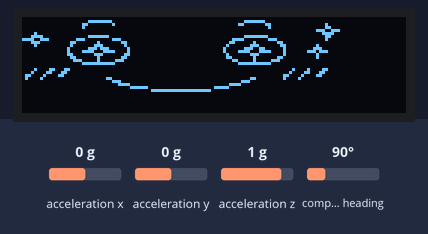
A sketch run on a simulated Arduino Leonardo, built with avr-gcc and run on an emulated ATmega32U4. On the bench: 128×32 one-colour display. The test bench sets the inputs (shaded band); at power-on: compass heading 90°, acceleration x 0 g, acceleration y 0 g, acceleration z 1 g. What the sketch prints to the serial monitor is not drawn.

Above: at 2.2 s.
2.3 s: compass heading set to 97°
4.1 s: compass heading set to 105°
Timing chart, 0 to 7.1 s (numbered marks = the images above; inputs shaded):
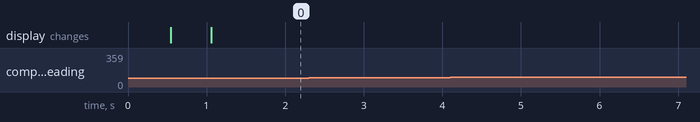

Measured:
- after the input at 2.3 s, every drawn part: stays the same
- after the input at 4.1 s, every drawn part: stays the same

The sketch:

physical_computing_vegetable_bank.ino
```cpp
//--------------coding by NUO LIU(NL)&& YIHAN WANG(YH W)------------------
//--------------Code integration by NL------------------
//--------------bno055 by NL------------------
#include <Wire.h>
#include <Adafruit_Sensor.h>
#include <Adafruit_BNO055.h>
#include <utility/imumaths.h>
//----------------R by YH W-----------------------
int val=0;
//----------------oled by YH W-----------------------
#include <SPI.h>
#include <Wire.h>
#include <Adafruit_GFX.h>
#include <Adafruit_SSD1306.h>

#define SCREEN_WIDTH 128 // OLED display width, in pixels
#define SCREEN_HEIGHT 32 // OLED display height, in pixels

#define OLED_RESET     -1 // Reset pin # (or -1 if sharing Arduino reset pin)
#define SCREEN_ADDRESS 0x3C ///< See datasheet for Address; 0x3D for 128x64, 0x3C for 128x32
Adafruit_SSD1306 display(SCREEN_WIDTH, SCREEN_HEIGHT, &Wire, OLED_RESET);
//-----------------bno055 by NL-------------------
int headingVel = 0;
uint16_t BNO055_SAMPLERATE_DELAY_MS = 10; //how often to read data from the board
uint16_t PRINT_DELAY_MS = 500; // how often to print the data
uint16_t printCount = 0; //counter to avoid printing every 10MS sample

//velocity = accel*dt (dt in seconds)
//position = 0.5*accel*dt^2
double ACCEL_VEL_TRANSITION =  (double)(BNO055_SAMPLERATE_DELAY_MS) / 1000.0;
double ACCEL_POS_TRANSITION = 0.5 * ACCEL_VEL_TRANSITION * ACCEL_VEL_TRANSITION;
double DEG_2_RAD = 0.01745329251; //trig functions require radians, BNO055 outputs degrees


/* Set the delay between fresh samples */
#define BNO055_SAMPLERATE_DELAY_MS (100)

// Check I2C device address and correct line below (by default address is 0x29 or 0x28)
//                                   id, address
Adafruit_BNO055 bno = Adafruit_BNO055(55, 0x28);

//----------------oled by YH W-----------------------
static const unsigned char PROGMEM happy[] =
{
0x00,0x00,0x00,0x00,0x00,0x00,0x00,0x00,0x00,0x00,0x00,0x00,0x00,0x00,0x00,0x00,
0x00,0x00,0x03,0xFC,0x00,0x00,0x00,0x00,0x00,0x3F,0x80,0x00,0x00,0x00,0x00,0x00,
0x00,0x00,0x0C,0x02,0x00,0x00,0x00,0x00,0x00,0xC0,0x60,0x00,0x04,0x00,0x00,0x00,
0x00,0x00,0x08,0x00,0x00,0x00,0x00,0x00,0x00,0x00,0x20,0x00,0x06,0x00,0x00,0x00,
0x00,0x00,0x00,0x00,0x00,0x00,0x00,0x00,0x00,0x00,0x00,0x00,0x39,0xC0,0x00,0x00,
0x08,0x00,0x00,0x00,0x00,0x00,0x00,0x00,0x00,0x00,0x00,0x00,0x0F,0x00,0x00,0x00,
0x1E,0x00,0x03,0xF8,0x00,0x00,0x00,0x00,0x00,0x3F,0xC0,0x00,0x06,0x00,0x00,0x00,
0xF3,0x80,0x38,0x03,0x80,0x00,0x00,0x00,0x03,0xC0,0x38,0x00,0x04,0x00,0x00,0x00,
0x1C,0x00,0xC0,0x40,0x60,0x00,0x00,0x00,0x06,0x04,0x06,0x00,0x00,0x00,0x00,0x00,
0x08,0x00,0x80,0xE0,0x20,0x00,0x00,0x00,0x08,0x0E,0x03,0x00,0x20,0x00,0x00,0x00,
0x00,0x01,0x03,0xB8,0x10,0x00,0x00,0x00,0x10,0x39,0x81,0x00,0x70,0x00,0x00,0x00,
0x00,0x01,0x0F,0x1E,0x10,0x00,0x00,0x00,0x10,0xF1,0xE1,0x01,0xDC,0x00,0x00,0x00,
0x00,0x01,0x80,0xE0,0x30,0x00,0x00,0x00,0x08,0x0E,0x01,0x00,0x20,0x00,0x00,0x00,
0x00,0x00,0xC0,0x40,0x60,0x00,0x00,0x00,0x0C,0x04,0x06,0x00,0x20,0x00,0x00,0x00,
0x00,0x00,0x70,0x41,0xC0,0x00,0x00,0x00,0x03,0x04,0x1C,0x00,0x00,0x00,0x00,0x00,
0x00,0x00,0x0F,0xFE,0x00,0x00,0x00,0x00,0x00,0xFF,0xE0,0x00,0x00,0x00,0x00,0x00,
0x00,0x00,0x00,0x00,0x00,0x00,0x00,0x00,0x00,0x00,0x00,0x00,0x00,0x00,0x00,0x00,
0x08,0x63,0x00,0x00,0x00,0x00,0x00,0x00,0x00,0x00,0x00,0x21,0x0C,0x00,0x00,0x00,
0x10,0xC6,0x00,0x00,0x00,0x00,0x00,0x00,0x00,0x00,0x00,0x43,0x18,0x00,0x00,0x00,
0x61,0x0C,0x00,0x00,0x00,0x00,0x00,0x00,0x00,0x00,0x01,0x84,0x30,0x00,0x00,0x00,
0x42,0x00,0x00,0x0C,0x00,0x00,0x00,0x00,0x00,0x0C,0x01,0x08,0x00,0x00,0x00,0x00,
0x00,0x00,0x00,0x03,0x80,0x00,0x00,0x00,0x00,0x70,0x00,0x00,0x00,0x00,0x00,0x00,
0x00,0x00,0x00,0x00,0xF0,0x00,0x00,0x00,0x07,0x80,0x00,0x00,0x00,0x00,0x00,0x00,
0x00,0x00,0x00,0x00,0x0F,0xC0,0x00,0x00,0xF8,0x00,0x00,0x00,0x00,0x00,0x00,0x00,
0x00,0x00,0x00,0x00,0x00,0x1F,0xFF,0xFE,0x00,0x00,0x00,0x00,0x00,0x00,0x00,0x00,
0x00,0x00,0x00,0x00,0x00,0x00,0x00,0x00,0x00,0x00,0x00,0x00,0x00,0x00,0x00,0x00,
0x00,0x00,0x00,0x00,0x00,0x00,0x00,0x00,0x00,0x00,0x00,0x00,0x00,0x00,0x00,0x00,
0x00,0x00,0x00,0x00,0x00,0x00,0x00,0x00,0x00,0x00,0x00,0x00,0x00,0x00,0x00,0x00,
0x00,0x00,0x00,0x00,0x00,0x00,0x00,0x00,0x00,0x00,0x00,0x00,0x00,0x00,0x00,0x00,
0x00,0x00,0x00,0x00,0x00,0x00,0x00,0x00,0x00,0x00,0x00,0x00,0x00,0x00,0x00,0x00,
0x00,0x00,0x00,0x00,0x00,0x00,0x00,0x00,0x00,0x00,0x00,0x00,0x00,0x00,0x00,0x00,
0x00,0x00,0x00,0x00,0x00,0x00,0x00,0x00,0x00,0x00,0x00,0x00,0x00,0x00,0x00,0x00,

};

static const unsigned char PROGMEM crazy[] =
{
0x00,0x00,0x00,0x00,0x00,0x00,0x00,0x00,0x00,0x00,0x00,0x00,0x00,0x00,0x00,0x00,
0x00,0x00,0x07,0xE0,0x00,0x00,0x00,0x00,0x1F,0x00,0x00,0x00,0x00,0x00,0x00,0x00,
0x00,0x07,0xC0,0x00,0x00,0x00,0x00,0x00,0x00,0x1F,0x00,0x00,0x00,0x00,0x00,0x00,
0x00,0xC0,0x00,0x00,0x00,0x00,0x00,0x00,0x00,0x00,0x18,0x00,0x00,0x00,0x00,0x00,
0x00,0x00,0x00,0x00,0x00,0x00,0x00,0x00,0x00,0x00,0x00,0x00,0x00,0x00,0x00,0x00,
0x00,0x00,0x1F,0xE0,0x00,0x00,0x00,0x00,0x3F,0xC0,0x00,0x00,0x00,0x00,0x00,0x00,
0x00,0x00,0xE0,0x1C,0x00,0x00,0x00,0x00,0xE0,0x38,0x00,0x00,0x00,0x00,0x00,0x00,
0x00,0x01,0x80,0x06,0x00,0x00,0x00,0x03,0x00,0x06,0x00,0x00,0x00,0x00,0x00,0x00,
0x00,0x02,0x10,0x21,0x00,0x00,0x00,0x06,0x30,0x62,0x00,0x00,0x00,0x00,0x00,0x00,
0x00,0x02,0x04,0xC1,0x80,0x00,0x00,0x04,0x0D,0x81,0x00,0x00,0x00,0x00,0x00,0x00,
0x1F,0x80,0x03,0x00,0x80,0x00,0x00,0x04,0x07,0x01,0x00,0x00,0x00,0x00,0x00,0x00,
0x44,0x02,0x0C,0xC1,0x00,0x00,0x00,0x04,0x08,0x81,0x03,0xF0,0x00,0x00,0x00,0x00,
0x40,0x03,0x30,0x33,0x00,0x00,0x00,0x02,0x20,0x22,0x00,0xC8,0x00,0x00,0x00,0x00,
0x48,0x01,0x80,0x06,0x00,0x00,0x00,0x03,0x00,0x04,0x00,0x44,0x00,0x00,0x00,0x00,
0x30,0x00,0x70,0x38,0x00,0x00,0x00,0x00,0xE0,0x38,0x00,0x24,0x00,0x00,0x00,0x00,
0x00,0x00,0x0F,0xC0,0x00,0x00,0x00,0x00,0x1F,0xC0,0x00,0x18,0x00,0x00,0x00,0x00,
0x00,0x00,0x00,0x00,0x00,0x00,0x00,0x00,0x00,0x00,0x00,0xC0,0x00,0x00,0x00,0x00,
0x03,0x80,0x00,0x00,0x00,0x00,0x00,0x00,0x00,0x00,0x00,0xA0,0x00,0x00,0x00,0x00,
0x08,0x00,0x00,0x00,0x00,0x00,0x00,0x00,0x00,0x00,0x01,0x10,0x00,0x00,0x00,0x00,
0x08,0x80,0x00,0x00,0x00,0x00,0x00,0x00,0x00,0x00,0x06,0x00,0x00,0x00,0x00,0x00,
0x08,0x60,0x01,0x81,0x60,0x58,0x1E,0x05,0x81,0x80,0x08,0x20,0x00,0x00,0x00,0x00,
0x04,0x20,0x00,0x82,0x20,0x8C,0x23,0x0C,0x41,0x00,0x08,0xC0,0x00,0x00,0x00,0x00,
0x03,0x20,0x00,0x46,0x10,0x84,0x21,0x08,0x42,0x00,0x06,0x00,0x00,0x00,0x00,0x00,
0x00,0x00,0x00,0x44,0x19,0x06,0x40,0x90,0x26,0x00,0x00,0x00,0x00,0x00,0x00,0x00,
0x00,0x00,0x00,0x38,0x0E,0x03,0xC0,0xF0,0x3C,0x00,0x00,0x00,0x00,0x00,0x00,0x00,
0x00,0x00,0x00,0x00,0x00,0x00,0x00,0x00,0x00,0x00,0x00,0x00,0x00,0x00,0x00,0x00,
0x00,0x00,0x00,0x00,0x00,0x00,0x00,0x00,0x00,0x00,0x00,0x00,0x00,0x00,0x00,0x00,
0x00,0x00,0x00,0x00,0x00,0x00,0x00,0x00,0x00,0x00,0x00,0x00,0x00,0x00,0x00,0x00,
0x00,0x00,0x00,0x00,0x00,0x00,0x00,0x00,0x00,0x00,0x00,0x00,0x00,0x00,0x00,0x00,
0x00,0x00,0x00,0x00,0x00,0x00,0x00,0x00,0x00,0x00,0x00,0x00,0x00,0x00,0x00,0x00,
0x00,0x00,0x00,0x00,0x00,0x00,0x00,0x00,0x00,0x00,0x00,0x00,0x00,0x00,0x00,0x00,
0x00,0x00,0x00,0x00,0x00,0x00,0x00,0x00,0x00,0x00,0x00,0x00,0x00,0x00,0x00,0x00,

};

void setup(void)
{
  Serial.begin(9600);
  Serial1.begin( 38400 );
  //--------------bno055 by NL------------------
  Serial.println("Orientation Sensor Test"); Serial.println("");

  /* Initialise the sensor */
  if(!bno.begin())
  {
    /* There was a problem detecting the BNO055 ... check your connections */
    Serial.print("Ooops, no BNO055 detected ... Check your wiring or I2C ADDR!");
    while(1);
  }

  delay(500);

  bno.setExtCrystalUse(true);
  //--------------oled by YH W------------------
  // SSD1306_SWITCHCAPVCC = generate display voltage from 3.3V internally
  if(!display.begin(SSD1306_SWITCHCAPVCC, SCREEN_ADDRESS)) {
  Serial.println(F("SSD1306 allocation failed"));
  for(;;); // Don't proceed, loop forever
  }

  // Clear the buffer
  display.clearDisplay();

  // // Draw a single pixel in white
  // display.drawPixel(10, 10, SSD1306_WHITE);

  // Show the display buffer on the screen. You MUST call display() after
  // drawing commands to make them visible on screen!
  display.display();
  delay(500);
  // display.display() is NOT necessary after every single drawing command,
  // unless that's what you want...rather, you can batch up a bunch of
  // drawing operations and then update the screen all at once by calling
  // display.display(). These examples demonstrate both approaches...

  //--------------speaker by NL------------------
  // Set volume
  Serial1.print( "p" );
  Serial1.write( 1 ); // 0 = maximum volume, 255 = minimum volume
}

/**************************************************************************/
/*
    Arduino loop function, called once 'setup' is complete (your own code
    should go here)
*/
/**************************************************************************/
void loop(void)
{
  //----------------R by YH W-----------------------
  //val = analogRead(0);         // 读取电压值0~1023
  //Serial.println(val);         // 串口查看电压值的变化
  //if (val<650)
  //{
    testdrawbitmap1();    // Draw a small bitmap image
  //--------------bno055 by NL------------------
  /* Get a new sensor event */
  sensors_event_t event;
  bno.getEvent(&event);

  unsigned long tStart = micros();
  sensors_event_t orientationData , linearAccelData;
  bno.getEvent(&orientationData, Adafruit_BNO055::VECTOR_EULER);
  //  bno.getEvent(&angVelData, Adafruit_BNO055::VECTOR_GYROSCOPE);
  bno.getEvent(&linearAccelData, Adafruit_BNO055::VECTOR_LINEARACCEL);

  /* Display the floating point data */
  Serial.print("X: ");
  Serial.print(event.orientation.x, 4);
  // velocity of sensor in the direction it's facing
  headingVel = abs(ACCEL_VEL_TRANSITION * linearAccelData.acceleration.x / cos(DEG_2_RAD * orientationData.orientation.x)*100);

  //--------------Logical collation output by NL------------------
  Serial.print("Speed: ");
  Serial.print(headingVel);
   Serial.print("       ");
  int n=event.orientation.x;
  if (headingVel==0.00)
  {
    if (n<=100)
    {Serial.print("Left ");
    Serial1.print( "p" );
    Serial1.write( 1 );
    delay(300);}
    else if (50<n&&n<=130)
    {Serial.print("Middle ");
    Serial1.print( "p" );
    Serial1.write( 2 );
    delay(300);}
    else if (130<n&&n<=250)
    {Serial.print("Right");
    Serial1.print( "p" );
    Serial1.write( 3 );
    delay(300);}
    else {
      for ( int i = 1; i <= 4; i++ ) {
        // Play file i ( 1 to 5 )
        Serial1.print( "p" );
        Serial1.write( i );
        delay( 500 );}
    }
  }
else {
  for ( int i = 1; i <= 4; i++ ) {
    // Play file i ( 1 to 5 )
    Serial1.print( "p" );
    Serial1.write( i );
    // Wait a bit
    int m = headingVel*100;
    delay( m );
}
}
  ;
  if (headingVel>5.00)
  {
  testdrawbitmap2();
  delay(3000);
  testdrawbitmap1();
  };

  /* Optional: Display calibration status */
  //displayCalStatus();

  /* Optional: Display sensor status (debug only) */
  //displaySensorStatus();

  /* New line for the next sample */
  Serial.println("");

  /* Wait the specified delay before requesting nex data */
  delay(BNO055_SAMPLERATE_DELAY_MS);

  //--------------speaker by NL------------------
  //Serial1.print( "p" );
  //Serial1.write( 1 );
  //delay(1000);
  //};
}
//--------------oled by YH W------------------
void testdrawbitmap1 (void) {
display.clearDisplay();

display.drawBitmap(
0,0,happy,128,32,SSD1306_WHITE);
display.display();
delay(1000);
}

void testdrawbitmap2 (void) {
display.clearDisplay();

display.drawBitmap(
0,0,crazy,128,32,SSD1306_WHITE);
display.display();
delay(1000);
}
```
